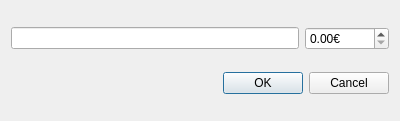
<?xml version="1.0" encoding="UTF-8"?>
<ui version="4.0">
 <class>DiscountDialog</class>
 <widget class="QDialog" name="DiscountDialog">
  <property name="geometry">
   <rect>
    <x>0</x>
    <y>0</y>
    <width>400</width>
    <height>121</height>
   </rect>
  </property>
  <property name="windowTitle">
   <string>Dialog</string>
  </property>
  <layout class="QVBoxLayout" name="verticalLayout">
   <item>
    <layout class="QHBoxLayout" name="horizontalLayout">
     <item>
      <widget class="QLineEdit" name="leText"/>
     </item>
     <item>
      <widget class="QDoubleSpinBox" name="sbValue">
       <property name="suffix">
        <string>€</string>
       </property>
       <property name="maximum">
        <double>99999.990000000005239</double>
       </property>
      </widget>
     </item>
    </layout>
   </item>
   <item>
    <widget class="QDialogButtonBox" name="buttonBox">
     <property name="orientation">
      <enum>Qt::Horizontal</enum>
     </property>
     <property name="standardButtons">
      <set>QDialogButtonBox::Cancel|QDialogButtonBox::Ok</set>
     </property>
    </widget>
   </item>
  </layout>
 </widget>
 <resources/>
 <connections>
  <connection>
   <sender>buttonBox</sender>
   <signal>accepted()</signal>
   <receiver>DiscountDialog</receiver>
   <slot>accept()</slot>
   <hints>
    <hint type="sourcelabel">
     <x>248</x>
     <y>254</y>
    </hint>
    <hint type="destinationlabel">
     <x>157</x>
     <y>274</y>
    </hint>
   </hints>
  </connection>
  <connection>
   <sender>buttonBox</sender>
   <signal>rejected()</signal>
   <receiver>DiscountDialog</receiver>
   <slot>reject()</slot>
   <hints>
    <hint type="sourcelabel">
     <x>316</x>
     <y>260</y>
    </hint>
    <hint type="destinationlabel">
     <x>286</x>
     <y>274</y>
    </hint>
   </hints>
  </connection>
 </connections>
</ui>
